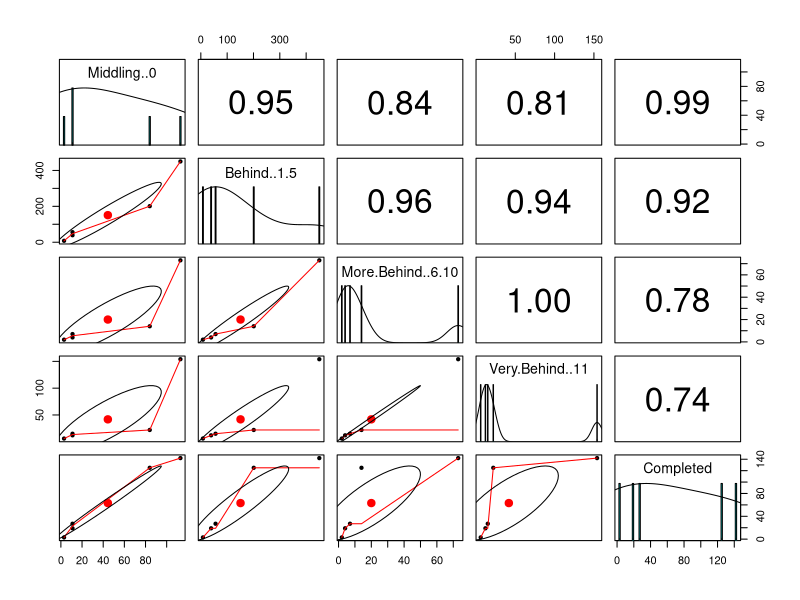
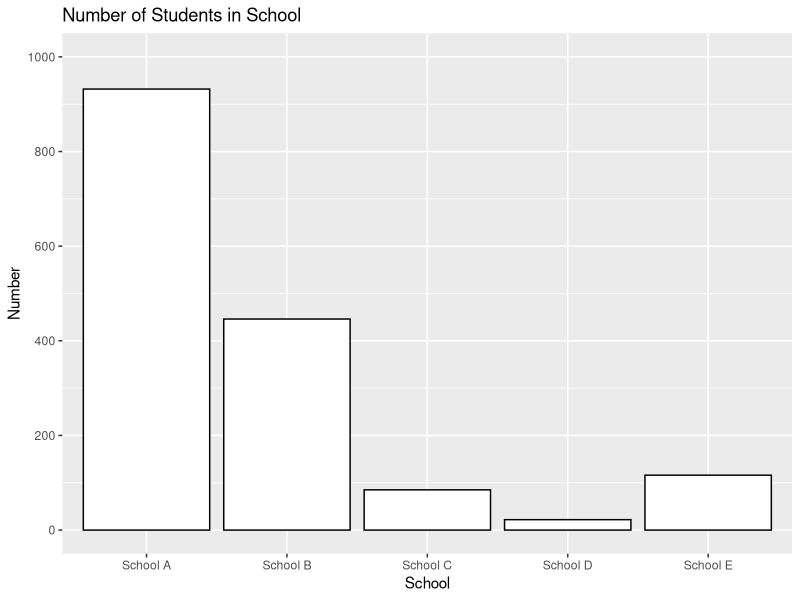
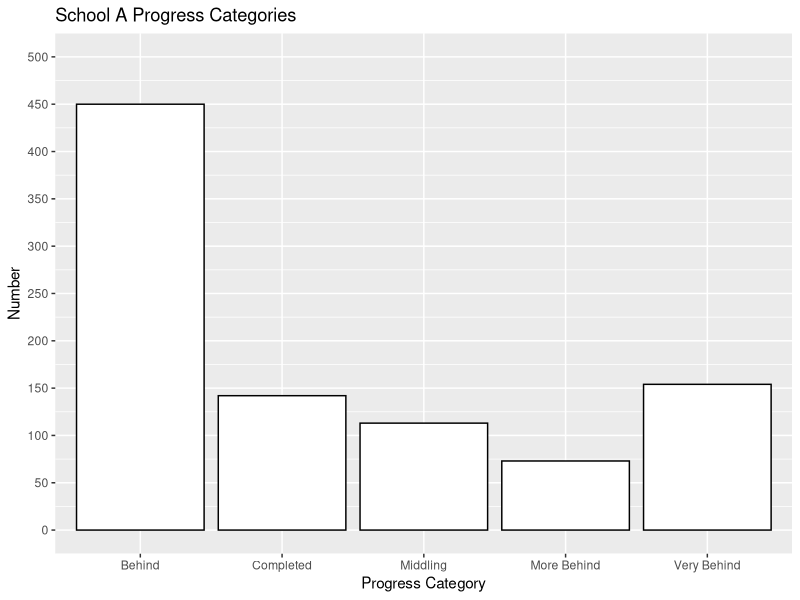
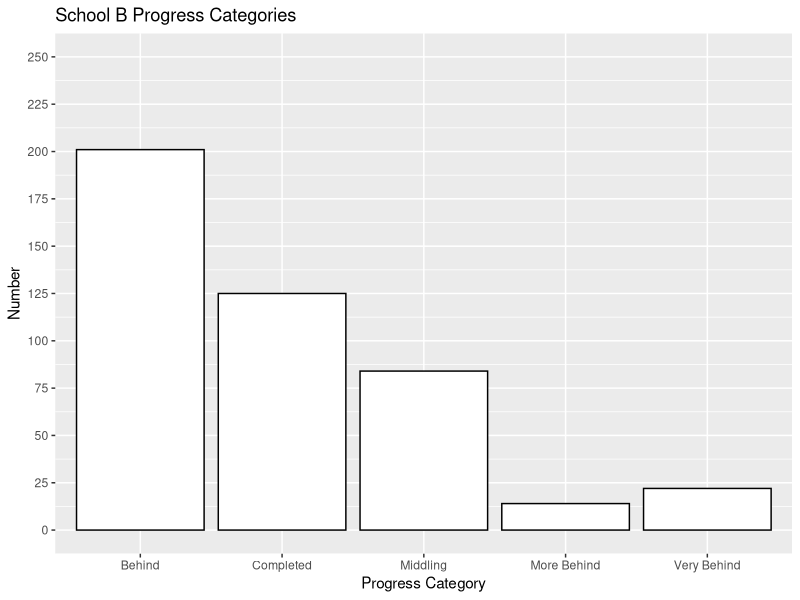
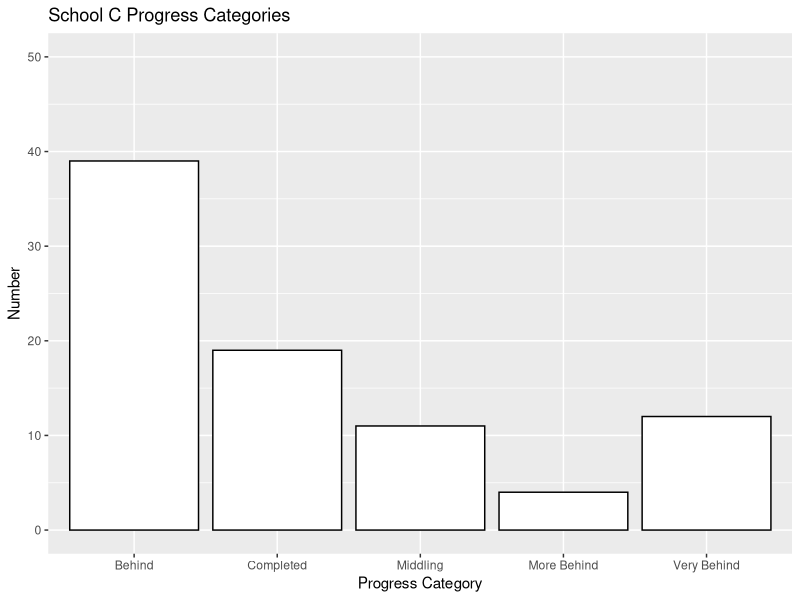
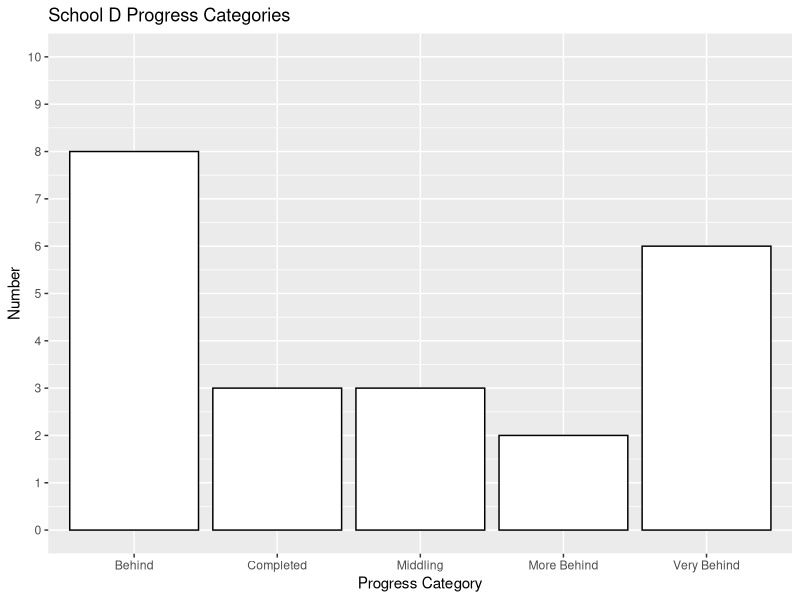
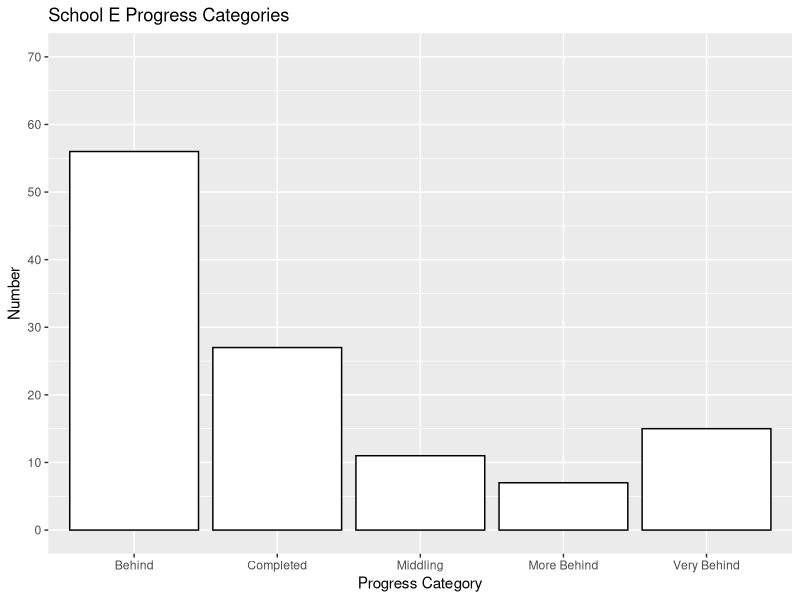

Reproduce these figures in R, in order.
## ---- chunk 1
## Read in the data
course <- read.csv("./data-storyteller.csv")
library(ggplot2)
library(psych)
## ---- chunk 2
schoolA <- course[course$School=="A",] #shows only sections in school A
schoolB <- course[course$School=="B",] #shows only sections in school B
schoolC <- course[course$School=="C",] #shows only sections in school C
schoolD <- course[course$School=="D",] #shows only sections in school D
schoolE <- course[course$School=="E",] #shows only sections in school E
#Or we can simply aggregate the data for each school:
aggSchools <- aggregate(course[,3:8],list(Group.region=course$School),sum)
#Let's remove Very Ahead, since there are no students in any school that are in this category.
aggSchools <- aggSchools[, !(names(aggSchools)%in% c("Very.Ahead..5"))]
#Note that this variable is removed for the rest of this analysis.
## ---- chunk 3
#Summary statistics of each category for each school:
summary(schoolA[,3:6])
summary(schoolB[,3:6])
summary(schoolC[,3:6])
summary(schoolD[,3:6])
summary(schoolE[,3:6])

#Use the pairs function for an overview of descriptive statistics for each category,
#i.e., Middling, Behind. More.Behind, Very.Behind, and Completed:
all <- cbind(aggSchools[,-1]) #Removes school variable
pairs.panels(all)
#Histograms of each category of each school are shown along the diagonal.
#The bottom triangle shows scatterplots, which are not useful to us.
#The upper triangle shows Pearson correlations (-1 to 1) between each category.
#All categories are highly positively correlated; More.Behind and Very.Behind categories are perfectly correlated.

#Total number of students in each school:
sumA <- sum(schoolA$Middling..0,schoolA$Behind..1.5,schoolA$More.Behind..6.10,
    schoolA$Very.Behind..11,schoolA$Completed) #932 students in school A
sumB <- sum(schoolB$Middling..0,schoolB$Behind..1.5,schoolB$More.Behind..6.10,
    schoolB$Very.Behind..11,schoolB$Completed) #446 students in school B
sumC <- sum(schoolC$Middling..0,schoolC$Behind..1.5,schoolC$More.Behind..6.10,
    schoolC$Very.Behind..11,schoolC$Completed) #85 students in school C
sumD <- sum(schoolD$Middling..0,schoolD$Behind..1.5,schoolD$More.Behind..6.10,
    schoolD$Very.Behind..11,schoolD$Completed) #22 students in school D
sumE <- sum(schoolE$Middling..0,schoolE$Behind..1.5,schoolE$More.Behind..6.10,
    schoolE$Very.Behind..11,schoolE$Completed) #116 students in school E
#Now let's organize these results into a dataframe.
sumAll <- data.frame(schoolSum1 = c("School A","School B","School C","School D","School E"), 
                           schoolSum2 = c(sumA,sumB,sumC,sumD,sumE))
#Plot showing the total number of students in each school:
ggplot(sumAll, aes(x=schoolSum1,y=schoolSum2)) + geom_bar(stat = "identity", color="black",fill="white")+ coord_cartesian(ylim=c(0, 1000)) + scale_y_continuous(breaks=seq(0,1000,200)) +  labs(title = "Number of Students in School", x = "School", y = "Number")
## ---- chunk 4
#Where are most students in each school? Are most "middling" or "behind"?
#We will group together the data and then create a histogram to compare each progress category of each school in a more detailed graph than the histograms generated above.
sumSection <- c("Middling","Behind","More Behind","Very Behind","Completed")
sumSectionA <- data.frame(sumSection,sumSectionsA = c(sum(schoolA$Middling..0),sum(schoolA$Behind..1.5),sum(schoolA$More.Behind..6.10),sum(schoolA$Very.Behind..11),sum(schoolA$Completed)))
sumSectionB <- data.frame(sumSection,sumSectionsB = c(sum(schoolB$Middling..0),sum(schoolB$Behind..1.5),sum(schoolB$More.Behind..6.10),sum(schoolB$Very.Behind..11),sum(schoolB$Completed)))
sumSectionC <- data.frame(sumSection,sumSectionsC = c(sum(schoolC$Middling..0),sum(schoolC$Behind..1.5),sum(schoolC$More.Behind..6.10),sum(schoolC$Very.Behind..11),sum(schoolC$Completed)))
sumSectionD <- data.frame(sumSection,sumSectionsD = c(sum(schoolD$Middling..0),sum(schoolD$Behind..1.5),sum(schoolD$More.Behind..6.10),sum(schoolD$Very.Behind..11),sum(schoolD$Completed)))
sumSectionE <- data.frame(sumSection,sumSectionsE = c(sum(schoolE$Middling..0),sum(schoolE$Behind..1.5),sum(schoolE$More.Behind..6.10),sum(schoolE$Very.Behind..11),sum(schoolE$Completed)))
#Below are histograms of the number of students in each progress category of each school (note that the sections are combined per school):
ggplot(sumSectionA, aes(x=sumSection,y=sumSectionsA)) + geom_histogram(stat="identity",bins=15, color="black",fill="white") + coord_cartesian(ylim=c(0, 500)) + scale_y_continuous(breaks=seq(0,500,50)) +  labs(title = "School A Progress Categories", x = "Progress Category", y = "Number")
ggplot(sumSectionB, aes(x=sumSection,y=sumSectionsB)) + geom_histogram(stat="identity",bins=15, color="black",fill="white") + coord_cartesian(ylim=c(0, 250)) + scale_y_continuous(breaks=seq(0,250,25)) +  labs(title = "School B Progress Categories", x = "Progress Category", y = "Number")
ggplot(sumSectionC, aes(x=sumSection,y=sumSectionsC)) + geom_histogram(stat="identity",bins=15, color="black",fill="white") + coord_cartesian(ylim=c(0, 50)) + scale_y_continuous(breaks=seq(0,50,10)) +  labs(title = "School C Progress Categories", x = "Progress Category", y = "Number")
ggplot(sumSectionD, aes(x=sumSection,y=sumSectionsD)) + geom_histogram(stat="identity",bins=15, color="black",fill="white") + coord_cartesian(ylim=c(0, 10)) + scale_y_continuous(breaks=seq(0,10,1)) +  labs(title = "School D Progress Categories", x = "Progress Category", y = "Number")
ggplot(sumSectionE, aes(x=sumSection,y=sumSectionsE)) + geom_histogram(stat="identity",bins=15, color="black",fill="white") + coord_cartesian(ylim=c(0, 70)) + scale_y_continuous(breaks=seq(0,70,10)) +  labs(title = "School E Progress Categories", x = "Progress Category", y = "Number")
#From the plots above, we determine 3 things:
#1. The majority of students in each school is behind.
#2. The distribution of student performance is comparable across each school in that the lowest number of students comprise More Behind and Middling in increasing order.
#3. In Schools A and D, more students are behind or very behind than completed, but in School B, C, and E, more students have completed than the course than those who are very behind.
#But does this signal that Schools B, C, and E are doing the best?

#To find out, let's first determine which school has the highest number of students who completed the course:
meanA <- mean(schoolA$Completed) #An average of 11 students completed the course in school A.
meanB <- mean(schoolB$Completed) #An average of 10 students completed the course in school B.
meanC <- mean(schoolC$Completed) #An average of 6 students completed the course in school B.
meanD <- mean(schoolD$Completed) #An average of 3 students completed the course in school B.
meanE <- mean(schoolE$Completed) #An average of 27 students completed the course in school B.

#Now we can determine which school has the best completion ration with respect to overall number of students:
statSchoolA <- meanA/sumA #0.012
statSchoolB <- meanB/sumB #0.023
statSchoolC <- meanC/sumC #0.074
statSchoolD <- meanD/sumD #0.136
statSchoolE <- meanE/sumE #0.233
#School E takes the cake, in that 23% of its students have completed the math course so far, and we can argue that School E is doing the best.
## ---- chunk 5
#We were able to aggregate the data to reduce the multiple rows and combine the sections of each class and each school.
#We then reviewed basic descriptive statistics for each progress category in each school, finding that all the categories are strongly positively correlated.
#The number of students in each school were summed and then used to show that most students were in School A, whereas School D housed the fewest students.
#We generated more detailed histograms and reviewed the performance of each students in each school. The results? The majority of students in each school is behind, but School E is performing best since 23% of its students have completed the math course, which is considerably higher than any other school.
#From here, we can attempt to determine which factors are influencing student performance in School E that is not in the other students. Perhaps it's the number of students, location, instructors, etc. Since we do not have more data pertaining to each school, we cannot provide deeper analysis to determine such influential factors.

